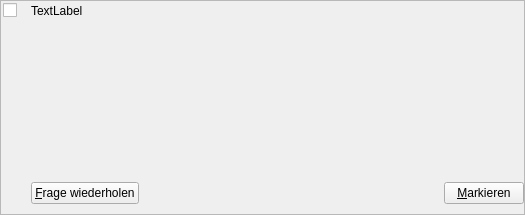
<?xml version="1.0" encoding="UTF-8"?>
<ui version="4.0">
 <class>CheckableChatMessage</class>
 <widget class="QFrame" name="CheckableChatMessage">
  <property name="windowModality">
   <enum>Qt::NonModal</enum>
  </property>
  <property name="geometry">
   <rect>
    <x>0</x>
    <y>0</y>
    <width>525</width>
    <height>215</height>
   </rect>
  </property>
  <property name="sizePolicy">
   <sizepolicy hsizetype="Minimum" vsizetype="Minimum">
    <horstretch>0</horstretch>
    <verstretch>0</verstretch>
   </sizepolicy>
  </property>
  <property name="minimumSize">
   <size>
    <width>0</width>
    <height>0</height>
   </size>
  </property>
  <property name="maximumSize">
   <size>
    <width>16777215</width>
    <height>16777215</height>
   </size>
  </property>
  <property name="contextMenuPolicy">
   <enum>Qt::DefaultContextMenu</enum>
  </property>
  <property name="windowTitle">
   <string>Frame</string>
  </property>
  <property name="styleSheet">
   <string notr="true">CheckableChatMessage
{
border: 1px solid #999;
background-color: white;
}
</string>
  </property>
  <property name="frameShape">
   <enum>QFrame::StyledPanel</enum>
  </property>
  <property name="frameShadow">
   <enum>QFrame::Raised</enum>
  </property>
  <layout class="QVBoxLayout" name="verticalLayout_3">
   <property name="spacing">
    <number>0</number>
   </property>
   <property name="sizeConstraint">
    <enum>QLayout::SetMinimumSize</enum>
   </property>
   <property name="leftMargin">
    <number>0</number>
   </property>
   <property name="topMargin">
    <number>0</number>
   </property>
   <property name="rightMargin">
    <number>0</number>
   </property>
   <property name="bottomMargin">
    <number>10</number>
   </property>
   <item>
    <layout class="QHBoxLayout" name="horizontalLayout">
     <property name="spacing">
      <number>0</number>
     </property>
     <property name="sizeConstraint">
      <enum>QLayout::SetMinimumSize</enum>
     </property>
     <property name="rightMargin">
      <number>0</number>
     </property>
     <property name="bottomMargin">
      <number>0</number>
     </property>
     <item>
      <layout class="QVBoxLayout" name="verticalLayout">
       <property name="spacing">
        <number>0</number>
       </property>
       <property name="sizeConstraint">
        <enum>QLayout::SetMinimumSize</enum>
       </property>
       <item>
        <widget class="QCheckBox" name="checkBox">
         <property name="sizePolicy">
          <sizepolicy hsizetype="Preferred" vsizetype="Preferred">
           <horstretch>0</horstretch>
           <verstretch>0</verstretch>
          </sizepolicy>
         </property>
         <property name="minimumSize">
          <size>
           <width>0</width>
           <height>0</height>
          </size>
         </property>
         <property name="styleSheet">
          <string notr="true">margin-left: 2px;
margin-top: 2px;</string>
         </property>
         <property name="text">
          <string/>
         </property>
         <property name="iconSize">
          <size>
           <width>20</width>
           <height>20</height>
          </size>
         </property>
        </widget>
       </item>
       <item>
        <spacer name="verticalSpacer">
         <property name="orientation">
          <enum>Qt::Vertical</enum>
         </property>
         <property name="sizeType">
          <enum>QSizePolicy::MinimumExpanding</enum>
         </property>
         <property name="sizeHint" stdset="0">
          <size>
           <width>30</width>
           <height>0</height>
          </size>
         </property>
        </spacer>
       </item>
      </layout>
     </item>
     <item>
      <layout class="QVBoxLayout" name="verticalLayout_2">
       <property name="spacing">
        <number>0</number>
       </property>
       <property name="sizeConstraint">
        <enum>QLayout::SetMinimumSize</enum>
       </property>
       <property name="bottomMargin">
        <number>0</number>
       </property>
       <item>
        <layout class="QVBoxLayout" name="verticalLayout_4">
         <property name="spacing">
          <number>0</number>
         </property>
         <property name="sizeConstraint">
          <enum>QLayout::SetMinimumSize</enum>
         </property>
         <property name="bottomMargin">
          <number>0</number>
         </property>
         <item>
          <layout class="QHBoxLayout" name="horizontalLayout_2">
           <property name="spacing">
            <number>0</number>
           </property>
           <property name="sizeConstraint">
            <enum>QLayout::SetMinimumSize</enum>
           </property>
           <property name="bottomMargin">
            <number>0</number>
           </property>
           <item>
            <widget class="QLabel" name="label">
             <property name="text">
              <string>TextLabel</string>
             </property>
             <property name="scaledContents">
              <bool>true</bool>
             </property>
             <property name="wordWrap">
              <bool>true</bool>
             </property>
             <property name="textInteractionFlags">
              <set>Qt::TextSelectableByKeyboard|Qt::TextSelectableByMouse</set>
             </property>
            </widget>
           </item>
           <item>
            <spacer name="horizontalSpacer">
             <property name="orientation">
              <enum>Qt::Horizontal</enum>
             </property>
             <property name="sizeType">
              <enum>QSizePolicy::MinimumExpanding</enum>
             </property>
             <property name="sizeHint" stdset="0">
              <size>
               <width>40</width>
               <height>20</height>
              </size>
             </property>
            </spacer>
           </item>
          </layout>
         </item>
         <item>
          <spacer name="verticalSpacer_2">
           <property name="orientation">
            <enum>Qt::Vertical</enum>
           </property>
           <property name="sizeType">
            <enum>QSizePolicy::MinimumExpanding</enum>
           </property>
           <property name="sizeHint" stdset="0">
            <size>
             <width>20</width>
             <height>0</height>
            </size>
           </property>
          </spacer>
         </item>
        </layout>
       </item>
       <item>
        <layout class="QHBoxLayout" name="horizontalLayout_3">
         <property name="spacing">
          <number>0</number>
         </property>
         <property name="sizeConstraint">
          <enum>QLayout::SetMinimumSize</enum>
         </property>
         <property name="bottomMargin">
          <number>0</number>
         </property>
         <item>
          <widget class="QPushButton" name="pushButton_reSendQuestion">
           <property name="text">
            <string>&amp;Frage wiederholen</string>
           </property>
          </widget>
         </item>
         <item>
          <spacer name="horizontalSpacer_2">
           <property name="orientation">
            <enum>Qt::Horizontal</enum>
           </property>
           <property name="sizeType">
            <enum>QSizePolicy::MinimumExpanding</enum>
           </property>
           <property name="sizeHint" stdset="0">
            <size>
             <width>40</width>
             <height>0</height>
            </size>
           </property>
          </spacer>
         </item>
         <item>
          <widget class="QPushButton" name="pushButton">
           <property name="sizePolicy">
            <sizepolicy hsizetype="Minimum" vsizetype="Minimum">
             <horstretch>0</horstretch>
             <verstretch>0</verstretch>
            </sizepolicy>
           </property>
           <property name="text">
            <string>&amp;Markieren</string>
           </property>
          </widget>
         </item>
        </layout>
       </item>
      </layout>
     </item>
    </layout>
   </item>
  </layout>
 </widget>
 <resources/>
 <connections>
  <connection>
   <sender>checkBox</sender>
   <signal>stateChanged(int)</signal>
   <receiver>CheckableChatMessage</receiver>
   <slot>onStateChanged(int)</slot>
   <hints>
    <hint type="sourcelabel">
     <x>22</x>
     <y>17</y>
    </hint>
    <hint type="destinationlabel">
     <x>48</x>
     <y>151</y>
    </hint>
   </hints>
  </connection>
 </connections>
 <slots>
  <slot>onStateChanged(int)</slot>
 </slots>
</ui>
